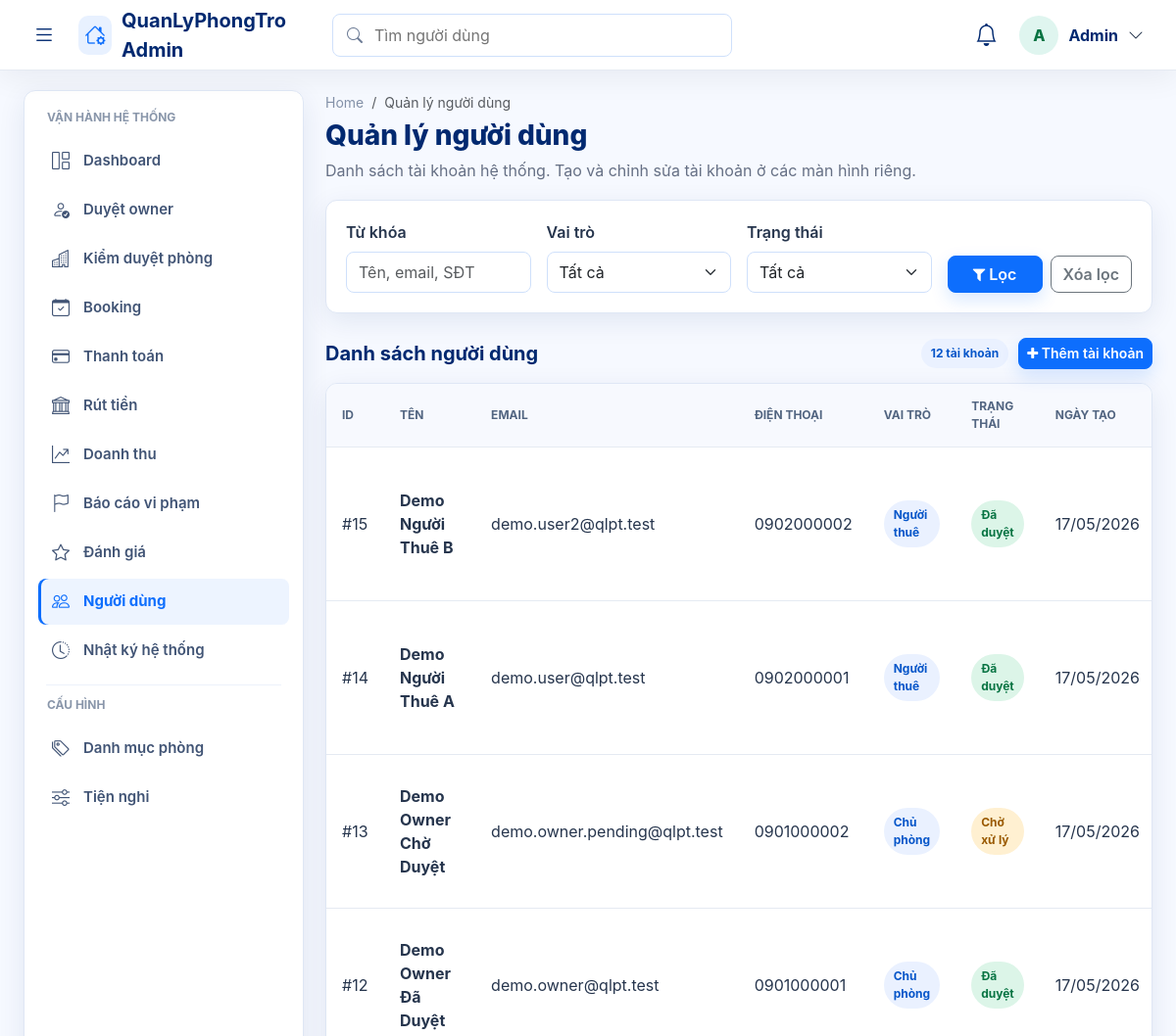
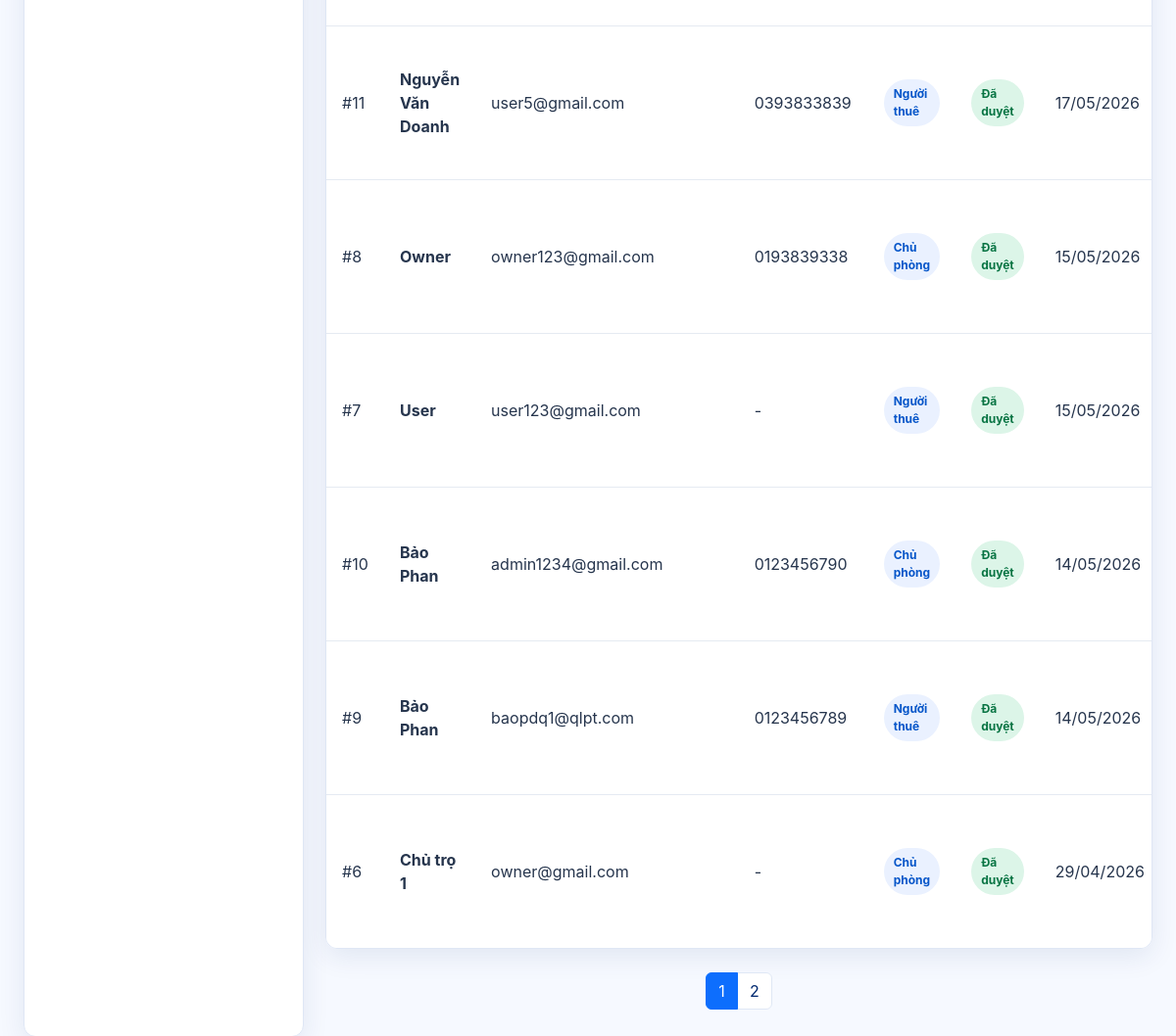
/public/admin/users.php (signed in), run on the app's committed database (2 pictures, top to bottom).
### tables this page shows
CREATE TABLE `users` (
  `id` int(11) NOT NULL,
  `name` varchar(100) DEFAULT NULL,
  `email` varchar(150) DEFAULT NULL,
  `password` varchar(255) DEFAULT NULL,
  `reset_token` varchar(64) DEFAULT NULL,
  `reset_expires` datetime DEFAULT NULL,
  `force_password_change` tinyint(1) NOT NULL DEFAULT 0,
  `phone` varchar(20) DEFAULT NULL,
  `avatar` varchar(255) DEFAULT NULL,
  `role` enum('user','owner','admin') DEFAULT 'user',
  `created_at` timestamp NOT NULL DEFAULT current_timestamp(),
  `status` varchar(20) DEFAULT 'pending',
  `owner_verification_status` enum('not_required','pending_verification','submitted','approved','rejected') NOT NULL DEFAULT 'not_required',
  `approved_by` int(11) DEFAULT NULL,
  `approved_at` datetime DEFAULT NULL,
  `rejection_reason` text DEFAULT NULL,
  `address` text DEFAULT NULL,
  `idcard_number` varchar(50) DEFAULT NULL,
  `trust_score` int(11) NOT NULL DEFAULT 0,
  `admin_note` text DEFAULT NULL,
  `verified_at` datetime DEFAULT NULL,
  `verification_submitted_at` datetime DEFAULT NULL,
  `verification_reviewed_by` int(11) DEFAULT NULL,
  `verification_reviewed_at` datetime DEFAULT NULL,
  `verification_rejection_reason` text DEFAULT NULL,
  `id_card_front` varchar(255) DEFAULT NULL,
  `id_card_back` varchar(255) DEFAULT NULL,
  `selfie_image` varchar(255) DEFAULT NULL,
  `bank_name` varchar(100) DEFAULT NULL,
  `bank_account_no` varchar(50) DEFAULT NULL,
  `bank_account_name` varchar(100) DEFAULT NULL,
  `bank_verified_at` datetime DEFAULT NULL,
  `notify_email` tinyint(1) DEFAULT 1,
  `notify_booking` tinyint(1) DEFAULT 1,
  `show_phone` tinyint(1) DEFAULT 1,
  `dark_mode` tinyint(1) DEFAULT 0
);

### app/controller/UserController.php (called while the page is built, shortened)
<?php
class UserController
{
    private $db;
    public function __construct($db, $activityLog = null)
    {
        $this->db = $db;
    }
    public function listUsers(): array
    {
        $conn = $this->db->getConnection();
        $page = max(1, (int)($_GET['page'] ?? 1));
        $role = $_GET['role'] ?? '';
        $status = $_GET['status'] ?? '';
        $search = trim((string)($_GET['search'] ?? ''));
        $limit = ITEMS_PER_PAGE;
        $offset = ($page - 1) * $limit;
        $whereParts = ['1=1'];
        $params = [];
        $types = '';
        if ($role !== '' && in_array($role, ['admin', 'owner', 'user'], true)) {
            $whereParts[] = 'role = ?';
            $params[] = $role;
            $types .= 's';
        } else {
            $role = '';
        }
        if ($status !== '' && in_array($status, ['approved', 'pending', 'blocked', 'rejected'], true)) {
            $whereParts[] = 'status = ?';
            $params[] = $status;
            $types .= 's';
        } else {
            $status = '';
        }
        $where = implode(' AND ', $whereParts);
        $countStmt = $conn->prepare("SELECT COUNT(*) AS total FROM users WHERE {$where}");
        $this->bindParams($countStmt, $types, $params);
        $countStmt->execute();
        $total = (int)(($countStmt->get_result()->fetch_assoc() ?: [])['total'] ?? 0);
        $totalPages = max(1, (int)ceil($total / $limit));
        $listStmt = $conn->prepare("SELECT * FROM users WHERE {$where} ORDER BY created_at DESC, id DESC LIMIT {$offset}, {$limit}");
        $this->bindParams($listStmt, $types, $params);
        $listStmt->execute();
        $users = $listStmt->get_result()->fetch_all(MYSQLI_ASSOC);
        return [
            'users' => $users,
            'total' => $total,
            'page' => $page,
            'total_pages' => $totalPages,
            'role' => $role,
            'status' => $status,
            'search' => $search,
        ];
    }
    private function bindParams(mysqli_stmt $stmt, string $types, array &$params): void
    {
        if ($types === '' || $params === []) {
            return;
        }
    }
}

### public/admin/users.php (the view, shortened to what this page needs)
<?php
require_once __DIR__ . '/../admin_init.php';
require_once __DIR__ . '/layout.php';
$controller = new UserController($db, new ActivityLog($db));
$data = $controller->listUsers();
$queryBase = '&role=' . urlencode((string)$data['role']) . '&status=' . urlencode((string)$data['status']) . '&search=' . urlencode((string)$data['search']);
?>
<div class="wb-card mb-3">
    <form method="GET" class="row g-3 align-items-end">
        <div class="col-md-3">
            <label class="form-label fw-semibold">Từ khóa</label>
            <input type="text" name="search" class="form-control" value="<?php echo admin_e($data['search']); ?>" placeholder="Tên, email, SĐT">
        </div>
        <div class="col-md-3">
            <label class="form-label fw-semibold">Vai trò</label>
            <select name="role" class="form-select">
                <option value="">Tất cả</option>
            </select>
        </div>
        <div class="col-md-3">
            <label class="form-label fw-semibold">Trạng thái</label>
            <select name="status" class="form-select">
                <option value="">Tất cả</option>
            </select>
        </div>
        <div class="col-md-3 d-flex gap-2">
            <button type="submit" class="btn btn-primary flex-fill"><i class="fa fa-filter"></i> Lọc</button>
            <a href="<?php echo ADMIN_URL; ?>users.php" class="btn btn-outline-secondary">Xóa lọc</a>
        </div>
    </form>
</div>
<div class="wb-section-head">
    <h2>Danh sách người dùng</h2>
    <div class="wb-actions">
        <span class="wb-pill"><?php echo (int)$data['total']; ?> tài khoản</span>
        <a href="<?php echo ADMIN_URL; ?>user_create.php" class="btn btn-primary btn-sm"><i class="fa fa-plus"></i> Thêm tài khoản</a>
    </div>
</div>
<div class="wb-table-card">
    <?php if (!empty($data['users'])): ?>
        <table class="wb-table">
            <thead>
                <tr>
                    <th>ID</th>
                    <th>Tên</th>
                    <th>Email</th>
                    <th>Điện thoại</th>
                    <th>Vai trò</th>
                    <th>Trạng thái</th>
                    <th>Ngày tạo</th>
                </tr>
            </thead>
            <tbody>
                <?php foreach ($data['users'] as $user): ?>
                    <?php $status = (string)($user['status'] ?? 'pending'); ?>
                    <tr>
                        <td>#<?php echo (int)$user['id']; ?></td>
                        <td class="wb-title"><?php echo admin_e($user['name'] ?? 'N/A'); ?></td>
                        <td><?php echo admin_e($user['email'] ?? 'N/A'); ?></td>
                        <td><?php echo admin_e($user['phone'] ?? '-'); ?></td>
                        <td><span class="wb-pill"><?php echo admin_status_label((string)($user['role'] ?? 'user')); ?></span></td>
                        <td><span class="wb-pill <?php echo admin_pill_class($status); ?>"><?php echo admin_status_label($status); ?></span></td>
                        <td><?php echo !empty($user['created_at']) ? date('d/m/Y', strtotime((string)$user['created_at'])) : ''; ?></td>
                    </tr>
                <?php endforeach; ?>
            </tbody>
        </table>
    <?php else: ?>
        <div class="wb-empty">Không có tài khoản phù hợp bộ lọc.</div>
    <?php endif; ?>
</div>
<?php if (($data['total_pages'] ?? 0) > 1): ?>
    <nav class="mt-4">
        <ul class="pagination justify-content-center">
            <?php for ($i = max(1, $data['page'] - 2); $i <= min($data['total_pages'], $data['page'] + 2); $i++): ?>
                <li class="page-item <?php echo $i === $data['page'] ? 'active' : ''; ?>">
                    <a class="page-link" href="<?php echo ADMIN_URL . 'users.php?page=' . $i . $queryBase; ?>"><?php echo $i; ?></a>
                </li>
            <?php endfor; ?>
        </ul>
    </nav>
<?php endif; ?>

### public/assets/css/workbench.css (style rules this page uses)
:root { --wb-bg: #f4f7fb; --wb-surface: #ffffff; --wb-soft: #f8fafc; --wb-text: #101828; --wb-muted: #667085; --wb-border: #e5eaf2; --wb-primary: #2563eb; --wb-primary-dark: #1e40af; --wb-accent: #0e7490; --wb-success: #16a34a; --wb-warning: #f59e0b; --wb-danger: #dc2626; --wb-shadow: 0 18px 50px rgba(15, 23, 42, .07); }
body.workbench { min-height: 100vh; margin: 0; background: var(--wb-bg) !important; color: var(--wb-text); font-family: "Inter", "Segoe UI", Arial, sans-serif; }
.wb-sidebar, .wb-hero, .wb-card, .wb-table-card, .wb-list-card { background: var(--wb-surface); border: 1px solid var(--wb-border); border-radius: 14px; box-shadow: var(--wb-shadow); }
.wb-actions { display: flex; align-items: center; flex-wrap: wrap; gap: 10px; }
.wb-card { padding: 18px; }
.wb-section-head { margin: 26px 0 14px; display: flex; align-items: center; justify-content: space-between; gap: 12px; }
.wb-section-head h2 { margin: 0; font-size: 22px; font-weight: 950; }
.wb-pill { display: inline-flex; align-items: center; gap: 6px; padding: 6px 10px; border-radius: 999px; background: #ecfeff; color: #0f766e; font-size: 12px; font-weight: 850; }
.wb-pill.warning { background: #fff7ed; color: #9a3412; }
.wb-table { width: 100%; margin: 0; }
.wb-table th, .wb-table td { padding: 14px 16px; border-bottom: 1px solid var(--wb-border); vertical-align: middle; }
.wb-table th { color: var(--wb-muted); background: var(--wb-soft); font-size: 12px; text-transform: uppercase; letter-spacing: .02em; }
.wb-table tr:last-child td { border-bottom: 0; }
.wb-title { color: var(--wb-text); font-weight: 900; }

### public/admin/assets/css/admin.css (style rules this page uses)
:root { --admin-bg: #f6f9ff; --admin-surface: #ffffff; --admin-border: #dfe7f5; --admin-text: #012970; --admin-copy: #26354d; --admin-muted: #667085; --admin-blue: #0d6efd; --admin-cyan: #0891b2; --admin-green: #198754; --admin-amber: #f59e0b; --admin-red: #dc3545; --admin-shadow: 0 8px 28px rgba(1, 41, 112, .09); --admin-sidebar-width: 286px; --admin-sidebar-mini: 86px; --admin-topbar-height: 72px; }
body.admin-body { color: var(--admin-copy); background: var(--admin-bg) !important; font-family: Inter, "Nunito", system-ui, -apple-system, BlinkMacSystemFont, "Segoe UI", sans-serif; }
.admin-body .wb-card, .admin-body .wb-table-card, .admin-body .wb-list-card { border: 1px solid var(--admin-border); border-radius: 12px; box-shadow: var(--admin-shadow); }
.admin-body .wb-card { padding: 20px; }
.admin-body .wb-section-head { margin-top: 25px; }
.admin-body .wb-section-head h2 { color: var(--admin-text); font-size: 20px; font-weight: 730; }
.admin-body .wb-table-card { overflow-x: auto; background: var(--admin-surface); }
.admin-body .wb-table { min-width: 720px; border-collapse: separate; border-spacing: 0; }
.admin-body .wb-table th { color: #526581; background: #f7f9fe; font-size: 12px; font-weight: 720; letter-spacing: 0; }
.admin-body .wb-table td { color: var(--admin-copy); }
.admin-body .wb-table tbody tr { transition: background .15s ease; }
.admin-body .wb-title { color: var(--admin-text); font-weight: 680; }
.admin-body .wb-pill { border-radius: 999px; background: #eaf1ff; color: #0756c9; font-weight: 720; }
.admin-body .wb-pill.success { color: #087443; background: #dcf5e8; }
.admin-body .wb-pill.warning { color: #9a5a00; background: #fff0d1; }
.admin-body .btn { border-radius: 8px; font-weight: 620; }
.admin-body .btn-sm { min-height: 32px; }
.admin-body .btn-primary { box-shadow: 0 7px 18px rgba(13, 110, 253, .16); }
.admin-body .form-control, .admin-body .form-select { min-height: 42px; border-radius: 8px; border-color: #cfe0fb; }
.admin-body .form-label { color: var(--admin-copy); }
.admin-body .pagination .page-link { color: var(--admin-text); border-color: var(--admin-border); }
.admin-body .pagination .active .page-link { color: #fff; background: var(--admin-blue); border-color: var(--admin-blue); }

### data on the page
users: id "15", name "Demo Người Thuê B", email "demo.user2@qlpt.test", phone "0902000002", role "Người thuê", status "Đã duyệt", created_at "17/05/2026"
users: id "14", name "Demo Người Thuê A", email "demo.user@qlpt.test", phone "0902000001", role "Người thuê", status "Đã duyệt", created_at "17/05/2026"
users: id "13", name "Demo Owner Chờ Duyệt", email "demo.owner.pending@qlpt.test", phone "0901000002", role "Chủ phòng", status "Chờ xử lý", created_at "17/05/2026"
users: id "12", name "Demo Owner Đã Duyệt", email "demo.owner@qlpt.test", phone "0901000001", role "Chủ phòng", status "Đã duyệt", created_at "17/05/2026"
users: id "11", name "Nguyễn Văn Doanh", email "user5@gmail.com", phone "0393833839", role "Người thuê", status "Đã duyệt", created_at "17/05/2026"
users: id "8", name "Owner", email "owner123@gmail.com", phone "0193839338", role "Chủ phòng", status "Đã duyệt", created_at "15/05/2026"
users: id "7", name "User", email "user123@gmail.com", phone "-", role "Người thuê", status "Đã duyệt", created_at "15/05/2026"
users: id "10", name "Bảo Phan", email "admin1234@gmail.com", phone "0123456790", role "Chủ phòng", status "Đã duyệt", created_at "14/05/2026"
users: id "9", name "Bảo Phan", email "baopdq1@qlpt.com", phone "0123456789", role "Người thuê", status "Đã duyệt", created_at "14/05/2026"
users: id "6", name "Chủ trọ 1", email "owner@gmail.com", phone "-", role "Chủ phòng", status "Đã duyệt", created_at "29/04/2026"

### other printed values
admin_e($initial !== '' ? $initial : 'A') "A"
admin_e(admin_current_name()) "Admin"
admin_e($item['label']) "Dashboard"
admin_e($item['label']) "Duyệt owner"
admin_e($item['label']) "Kiểm duyệt phòng"
admin_e($item['label']) "Booking"
admin_e($item['label']) "Thanh toán"
admin_e($item['label']) "Rút tiền"
admin_e($item['label']) "Doanh thu"
admin_e($item['label']) "Báo cáo vi phạm"
admin_e($item['label']) "Đánh giá"
admin_e($item['label']) "Người dùng"
admin_e($item['label']) "Nhật ký hệ thống"
admin_e($item['label']) "Danh mục phòng"
admin_e($item['label']) "Tiện nghi"
